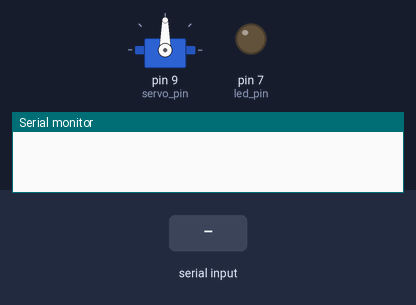
The sketch below on a simulated Arduino Uno, built with avr-gcc and run on an emulated ATmega328P. On the bench: servo, output pins drawn as LEDs (lit = HIGH), the last lines printed to the serial monitor. Inputs (shaded band) come from the test bench.

Above: at 1.2 s.
1.3 s: "1" received over Serial
At 1.6 s:
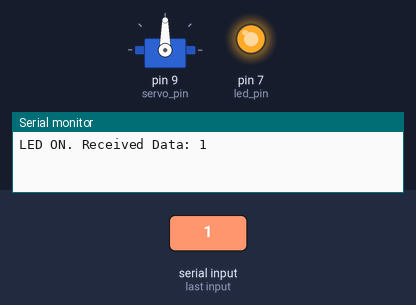
2.8 s: "9" received over Serial
At 4.0 s:
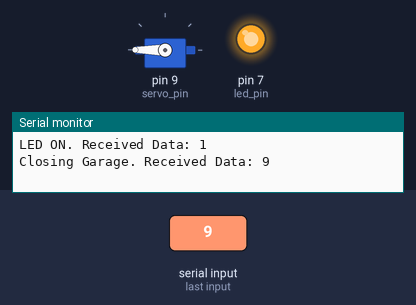
4.3 s: "2" received over Serial
At 5.1 s:
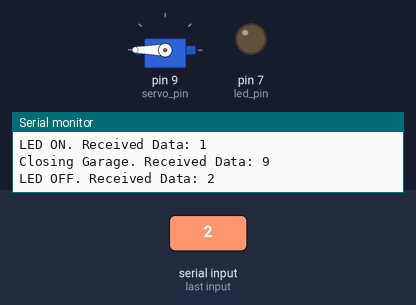
Timing chart, 0 to 7.3 s (numbered marks = the images above; inputs shaded):
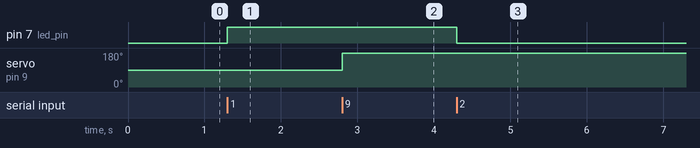

The sketch:

SmartHouse_Source_Code.ino
```cpp
// Created by An0nymous2 (https://github.com/An0nymous2/)

#include <Servo.h>


Servo servo;

int servo_pin = 9;
int led_pin = 7;
char data;

void controlGarage(int value) {
  if (value == 0) {
    servo.write(180);
    Serial.print("Closing Garage. Received Data: ");
    Serial.println(data);
  } else {
    servo.write(90);
    Serial.print("Opening Garage. Received Data: ");
    Serial.println(data);
  }
}

void controlLED(int value) {
  if (value == 1) {
      digitalWrite(led_pin, HIGH);
      Serial.print("LED ON. Received Data: ");
      Serial.println(data);
  } else {
      digitalWrite(led_pin, LOW);
      Serial.print("LED OFF. Received Data: ");
      Serial.println(data);
  }
}

void setup() {
  Serial.begin(9600);
  pinMode(led_pin, OUTPUT);
  servo.attach(servo_pin);
}

void loop() {
  while (Serial.available() > 0) {
    data = Serial.read();

    if (data == '1') {
      controlLED(1);
    }

    else if (data == '2') {
      controlLED(0);
    }

    else if (data == '8') {
      controlGarage(1);
    }

    else if (data == '9') {
      controlGarage(0);
    }

    else {
      Serial.print("Undefined Output: ");
      Serial.println(data);
    }
  }
}
```

Measured:
- after the input at 1.3 s, pin 7 (led_pin): LOW → HIGH at once
- after the input at 2.8 s, servo on pin 9 (servo_pin): 90° → 180° at once
- after the input at 4.3 s, pin 7 (led_pin): HIGH → LOW at once
